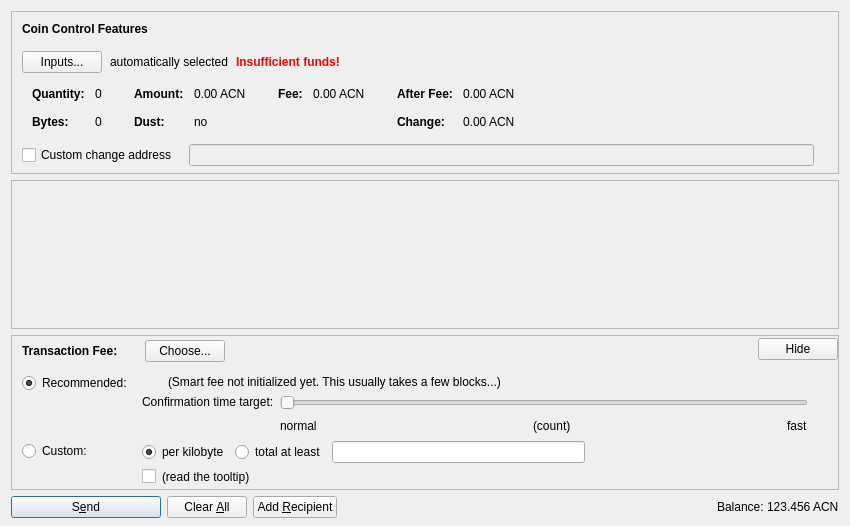
<?xml version="1.0" encoding="UTF-8"?>
<ui version="4.0">
 <class>SendCoinsDialog</class>
 <widget class="QDialog" name="SendCoinsDialog">
  <property name="geometry">
   <rect>
    <x>0</x>
    <y>0</y>
    <width>850</width>
    <height>526</height>
   </rect>
  </property>
  <property name="windowTitle">
   <string>Send Coins</string>
  </property>
  <layout class="QVBoxLayout" name="verticalLayout" stretch="0,1,0,0">
   <property name="bottomMargin">
    <number>8</number>
   </property>
   <item>
    <widget class="QFrame" name="frameCoinControl">
     <property name="sizePolicy">
      <sizepolicy hsizetype="Expanding" vsizetype="Expanding">
       <horstretch>0</horstretch>
       <verstretch>0</verstretch>
      </sizepolicy>
     </property>
     <property name="maximumSize">
      <size>
       <width>16777215</width>
       <height>16777215</height>
      </size>
     </property>
     <property name="frameShape">
      <enum>QFrame::StyledPanel</enum>
     </property>
     <property name="frameShadow">
      <enum>QFrame::Sunken</enum>
     </property>
     <layout class="QVBoxLayout" name="verticalLayoutCoinControl2">
      <property name="spacing">
       <number>0</number>
      </property>
      <property name="leftMargin">
       <number>0</number>
      </property>
      <property name="topMargin">
       <number>0</number>
      </property>
      <property name="rightMargin">
       <number>0</number>
      </property>
      <property name="bottomMargin">
       <number>6</number>
      </property>
      <item>
       <layout class="QVBoxLayout" name="verticalLayoutCoinControl" stretch="0,0,0,0,1">
        <property name="spacing">
         <number>0</number>
        </property>
        <property name="leftMargin">
         <number>10</number>
        </property>
        <property name="topMargin">
         <number>10</number>
        </property>
        <item>
         <layout class="QHBoxLayout" name="horizontalLayoutCoinControl1">
          <property name="bottomMargin">
           <number>15</number>
          </property>
          <item>
           <widget class="QLabel" name="labelCoinControlFeatures">
            <property name="sizePolicy">
             <sizepolicy hsizetype="Preferred" vsizetype="Maximum">
              <horstretch>0</horstretch>
              <verstretch>0</verstretch>
             </sizepolicy>
            </property>
            <property name="font">
             <font>
              <weight>75</weight>
              <bold>true</bold>
             </font>
            </property>
            <property name="styleSheet">
             <string notr="true">font-weight:bold;</string>
            </property>
            <property name="text">
             <string>Coin Control Features</string>
            </property>
           </widget>
          </item>
         </layout>
        </item>
        <item>
         <layout class="QHBoxLayout" name="horizontalLayoutCoinControl2" stretch="0,0,0,0">
          <property name="spacing">
           <number>8</number>
          </property>
          <property name="bottomMargin">
           <number>10</number>
          </property>
          <item>
           <widget class="QPushButton" name="pushButtonCoinControl">
            <property name="styleSheet">
             <string notr="true"/>
            </property>
            <property name="text">
             <string>Inputs...</string>
            </property>
            <property name="autoDefault">
             <bool>false</bool>
            </property>
           </widget>
          </item>
          <item>
           <widget class="QLabel" name="labelCoinControlAutomaticallySelected">
            <property name="text">
             <string>automatically selected</string>
            </property>
            <property name="margin">
             <number>5</number>
            </property>
           </widget>
          </item>
          <item>
           <widget class="QLabel" name="labelCoinControlInsuffFunds">
            <property name="font">
             <font>
              <weight>75</weight>
              <bold>true</bold>
             </font>
            </property>
            <property name="styleSheet">
             <string notr="true">color:red;font-weight:bold;</string>
            </property>
            <property name="text">
             <string>Insufficient funds!</string>
            </property>
            <property name="margin">
             <number>5</number>
            </property>
           </widget>
          </item>
          <item>
           <spacer name="horizontalSpacerCoinControl">
            <property name="orientation">
             <enum>Qt::Horizontal</enum>
            </property>
            <property name="sizeHint" stdset="0">
             <size>
              <width>40</width>
              <height>1</height>
             </size>
            </property>
           </spacer>
          </item>
         </layout>
        </item>
        <item>
         <widget class="QWidget" name="widgetCoinControl" native="true">
          <property name="sizePolicy">
           <sizepolicy hsizetype="Preferred" vsizetype="Preferred">
            <horstretch>0</horstretch>
            <verstretch>0</verstretch>
           </sizepolicy>
          </property>
          <property name="minimumSize">
           <size>
            <width>0</width>
            <height>0</height>
           </size>
          </property>
          <property name="styleSheet">
           <string notr="true"/>
          </property>
          <layout class="QHBoxLayout" name="horizontalLayoutCoinControl5">
           <property name="leftMargin">
            <number>0</number>
           </property>
           <property name="topMargin">
            <number>0</number>
           </property>
           <property name="rightMargin">
            <number>0</number>
           </property>
           <property name="bottomMargin">
            <number>0</number>
           </property>
           <item>
            <layout class="QHBoxLayout" name="horizontalLayoutCoinControl3" stretch="0,0,0,1">
             <property name="spacing">
              <number>20</number>
             </property>
             <property name="topMargin">
              <number>0</number>
             </property>
             <property name="bottomMargin">
              <number>10</number>
             </property>
             <item>
              <layout class="QFormLayout" name="formLayoutCoinControl1">
               <property name="horizontalSpacing">
                <number>10</number>
               </property>
               <property name="verticalSpacing">
                <number>14</number>
               </property>
               <property name="leftMargin">
                <number>10</number>
               </property>
               <property name="topMargin">
                <number>4</number>
               </property>
               <property name="rightMargin">
                <number>6</number>
               </property>
               <item row="0" column="0">
                <widget class="QLabel" name="labelCoinControlQuantityText">
                 <property name="font">
                  <font>
                   <weight>75</weight>
                   <bold>true</bold>
                  </font>
                 </property>
                 <property name="text">
                  <string>Quantity:</string>
                 </property>
                 <property name="margin">
                  <number>0</number>
                 </property>
                </widget>
               </item>
               <item row="0" column="1">
                <widget class="QLabel" name="labelCoinControlQuantity">
                 <property name="cursor">
                  <cursorShape>IBeamCursor</cursorShape>
                 </property>
                 <property name="contextMenuPolicy">
                  <enum>Qt::ActionsContextMenu</enum>
                 </property>
                 <property name="text">
                  <string notr="true">0</string>
                 </property>
                 <property name="margin">
                  <number>0</number>
                 </property>
                 <property name="textInteractionFlags">
                  <set>Qt::LinksAccessibleByMouse|Qt::TextSelectableByKeyboard|Qt::TextSelectableByMouse</set>
                 </property>
                </widget>
               </item>
               <item row="1" column="0">
                <widget class="QLabel" name="labelCoinControlBytesText">
                 <property name="font">
                  <font>
                   <weight>75</weight>
                   <bold>true</bold>
                  </font>
                 </property>
                 <property name="text">
                  <string>Bytes:</string>
                 </property>
                </widget>
               </item>
               <item row="1" column="1">
                <widget class="QLabel" name="labelCoinControlBytes">
                 <property name="cursor">
                  <cursorShape>IBeamCursor</cursorShape>
                 </property>
                 <property name="contextMenuPolicy">
                  <enum>Qt::ActionsContextMenu</enum>
                 </property>
                 <property name="text">
                  <string notr="true">0</string>
                 </property>
                 <property name="textInteractionFlags">
                  <set>Qt::LinksAccessibleByMouse|Qt::TextSelectableByKeyboard|Qt::TextSelectableByMouse</set>
                 </property>
                </widget>
               </item>
              </layout>
             </item>
             <item>
              <layout class="QFormLayout" name="formLayoutCoinControl2">
               <property name="horizontalSpacing">
                <number>10</number>
               </property>
               <property name="verticalSpacing">
                <number>14</number>
               </property>
               <property name="leftMargin">
                <number>6</number>
               </property>
               <property name="topMargin">
                <number>4</number>
               </property>
               <property name="rightMargin">
                <number>6</number>
               </property>
               <item row="0" column="0">
                <widget class="QLabel" name="labelCoinControlAmountText">
                 <property name="font">
                  <font>
                   <weight>75</weight>
                   <bold>true</bold>
                  </font>
                 </property>
                 <property name="text">
                  <string>Amount:</string>
                 </property>
                 <property name="margin">
                  <number>0</number>
                 </property>
                </widget>
               </item>
               <item row="0" column="1">
                <widget class="QLabel" name="labelCoinControlAmount">
                 <property name="cursor">
                  <cursorShape>IBeamCursor</cursorShape>
                 </property>
                 <property name="contextMenuPolicy">
                  <enum>Qt::ActionsContextMenu</enum>
                 </property>
                 <property name="text">
                  <string notr="true">0.00 ACN</string>
                 </property>
                 <property name="textInteractionFlags">
                  <set>Qt::LinksAccessibleByMouse|Qt::TextSelectableByKeyboard|Qt::TextSelectableByMouse</set>
                 </property>
                </widget>
               </item>
               <item row="1" column="0">
                <widget class="QLabel" name="labelCoinControlLowOutputText">
                 <property name="font">
                  <font>
                   <weight>75</weight>
                   <bold>true</bold>
                  </font>
                 </property>
                 <property name="text">
                  <string>Dust:</string>
                 </property>
                </widget>
               </item>
               <item row="1" column="1">
                <widget class="QLabel" name="labelCoinControlLowOutput">
                 <property name="cursor">
                  <cursorShape>IBeamCursor</cursorShape>
                 </property>
                 <property name="contextMenuPolicy">
                  <enum>Qt::ActionsContextMenu</enum>
                 </property>
                 <property name="text">
                  <string notr="true">no</string>
                 </property>
                 <property name="textInteractionFlags">
                  <set>Qt::LinksAccessibleByMouse|Qt::TextSelectableByKeyboard|Qt::TextSelectableByMouse</set>
                 </property>
                </widget>
               </item>
              </layout>
             </item>
             <item>
              <layout class="QFormLayout" name="formLayoutCoinControl3">
               <property name="horizontalSpacing">
                <number>10</number>
               </property>
               <property name="verticalSpacing">
                <number>14</number>
               </property>
               <property name="leftMargin">
                <number>6</number>
               </property>
               <property name="topMargin">
                <number>4</number>
               </property>
               <property name="rightMargin">
                <number>6</number>
               </property>
               <item row="0" column="0">
                <widget class="QLabel" name="labelCoinControlFeeText">
                 <property name="font">
                  <font>
                   <weight>75</weight>
                   <bold>true</bold>
                  </font>
                 </property>
                 <property name="text">
                  <string>Fee:</string>
                 </property>
                 <property name="margin">
                  <number>0</number>
                 </property>
                </widget>
               </item>
               <item row="0" column="1">
                <widget class="QLabel" name="labelCoinControlFee">
                 <property name="cursor">
                  <cursorShape>IBeamCursor</cursorShape>
                 </property>
                 <property name="contextMenuPolicy">
                  <enum>Qt::ActionsContextMenu</enum>
                 </property>
                 <property name="text">
                  <string notr="true">0.00 ACN</string>
                 </property>
                 <property name="textInteractionFlags">
                  <set>Qt::LinksAccessibleByMouse|Qt::TextSelectableByKeyboard|Qt::TextSelectableByMouse</set>
                 </property>
                </widget>
               </item>
              </layout>
             </item>
             <item>
              <layout class="QFormLayout" name="formLayoutCoinControl4">
               <property name="horizontalSpacing">
                <number>10</number>
               </property>
               <property name="verticalSpacing">
                <number>14</number>
               </property>
               <property name="leftMargin">
                <number>6</number>
               </property>
               <property name="topMargin">
                <number>4</number>
               </property>
               <property name="rightMargin">
                <number>6</number>
               </property>
               <item row="0" column="0">
                <widget class="QLabel" name="labelCoinControlAfterFeeText">
                 <property name="font">
                  <font>
                   <weight>75</weight>
                   <bold>true</bold>
                  </font>
                 </property>
                 <property name="text">
                  <string>After Fee:</string>
                 </property>
                 <property name="margin">
                  <number>0</number>
                 </property>
                </widget>
               </item>
               <item row="0" column="1">
                <widget class="QLabel" name="labelCoinControlAfterFee">
                 <property name="cursor">
                  <cursorShape>IBeamCursor</cursorShape>
                 </property>
                 <property name="contextMenuPolicy">
                  <enum>Qt::ActionsContextMenu</enum>
                 </property>
                 <property name="text">
                  <string notr="true">0.00 ACN</string>
                 </property>
                 <property name="textInteractionFlags">
                  <set>Qt::LinksAccessibleByMouse|Qt::TextSelectableByKeyboard|Qt::TextSelectableByMouse</set>
                 </property>
                </widget>
               </item>
               <item row="1" column="0">
                <widget class="QLabel" name="labelCoinControlChangeText">
                 <property name="font">
                  <font>
                   <weight>75</weight>
                   <bold>true</bold>
                  </font>
                 </property>
                 <property name="text">
                  <string>Change:</string>
                 </property>
                </widget>
               </item>
               <item row="1" column="1">
                <widget class="QLabel" name="labelCoinControlChange">
                 <property name="cursor">
                  <cursorShape>IBeamCursor</cursorShape>
                 </property>
                 <property name="contextMenuPolicy">
                  <enum>Qt::ActionsContextMenu</enum>
                 </property>
                 <property name="text">
                  <string notr="true">0.00 ACN</string>
                 </property>
                 <property name="textInteractionFlags">
                  <set>Qt::LinksAccessibleByMouse|Qt::TextSelectableByKeyboard|Qt::TextSelectableByMouse</set>
                 </property>
                </widget>
               </item>
              </layout>
             </item>
            </layout>
           </item>
          </layout>
         </widget>
        </item>
        <item>
         <layout class="QHBoxLayout" name="horizontalLayoutCoinControl4" stretch="0,0,0">
          <property name="spacing">
           <number>12</number>
          </property>
          <property name="sizeConstraint">
           <enum>QLayout::SetDefaultConstraint</enum>
          </property>
          <property name="topMargin">
           <number>5</number>
          </property>
          <property name="rightMargin">
           <number>5</number>
          </property>
          <item>
           <widget class="QCheckBox" name="checkBoxCoinControlChange">
            <property name="toolTip">
             <string>If this is activated, but the change address is empty or invalid, change will be sent to a newly generated address.</string>
            </property>
            <property name="text">
             <string>Custom change address</string>
            </property>
           </widget>
          </item>
          <item>
           <widget class="QValidatedLineEdit" name="lineEditCoinControlChange">
            <property name="enabled">
             <bool>false</bool>
            </property>
            <property name="sizePolicy">
             <sizepolicy hsizetype="Expanding" vsizetype="Fixed">
              <horstretch>0</horstretch>
              <verstretch>0</verstretch>
             </sizepolicy>
            </property>
           </widget>
          </item>
          <item>
           <widget class="QLabel" name="labelCoinControlChangeLabel">
            <property name="sizePolicy">
             <sizepolicy hsizetype="Preferred" vsizetype="Expanding">
              <horstretch>0</horstretch>
              <verstretch>0</verstretch>
             </sizepolicy>
            </property>
            <property name="minimumSize">
             <size>
              <width>0</width>
              <height>0</height>
             </size>
            </property>
            <property name="text">
             <string/>
            </property>
            <property name="margin">
             <number>3</number>
            </property>
           </widget>
          </item>
         </layout>
        </item>
        <item>
         <spacer name="verticalSpacerCoinControl">
          <property name="orientation">
           <enum>Qt::Vertical</enum>
          </property>
          <property name="sizeHint" stdset="0">
           <size>
            <width>800</width>
            <height>1</height>
           </size>
          </property>
         </spacer>
        </item>
       </layout>
      </item>
     </layout>
    </widget>
   </item>
   <item>
    <widget class="QScrollArea" name="scrollArea">
     <property name="widgetResizable">
      <bool>true</bool>
     </property>
     <widget class="QWidget" name="scrollAreaWidgetContents">
      <property name="geometry">
       <rect>
        <x>0</x>
        <y>0</y>
        <width>830</width>
        <height>104</height>
       </rect>
      </property>
      <layout class="QVBoxLayout" name="verticalLayout_2" stretch="0,1">
       <property name="leftMargin">
        <number>0</number>
       </property>
       <property name="topMargin">
        <number>0</number>
       </property>
       <property name="rightMargin">
        <number>0</number>
       </property>
       <property name="bottomMargin">
        <number>0</number>
       </property>
       <item>
        <layout class="QVBoxLayout" name="entries">
         <property name="spacing">
          <number>6</number>
         </property>
        </layout>
       </item>
       <item>
        <spacer name="verticalSpacer">
         <property name="orientation">
          <enum>Qt::Vertical</enum>
         </property>
         <property name="sizeHint" stdset="0">
          <size>
           <width>20</width>
           <height>40</height>
          </size>
         </property>
        </spacer>
       </item>
      </layout>
     </widget>
    </widget>
   </item>
   <item>
    <widget class="QFrame" name="frameFee">
     <property name="sizePolicy">
      <sizepolicy hsizetype="Expanding" vsizetype="Expanding">
       <horstretch>0</horstretch>
       <verstretch>0</verstretch>
      </sizepolicy>
     </property>
     <property name="maximumSize">
      <size>
       <width>16777215</width>
       <height>16777215</height>
      </size>
     </property>
     <property name="frameShape">
      <enum>QFrame::StyledPanel</enum>
     </property>
     <property name="frameShadow">
      <enum>QFrame::Sunken</enum>
     </property>
     <layout class="QVBoxLayout" name="verticalLayoutFee1">
      <property name="spacing">
       <number>0</number>
      </property>
      <property name="leftMargin">
       <number>0</number>
      </property>
      <property name="topMargin">
       <number>0</number>
      </property>
      <property name="rightMargin">
       <number>0</number>
      </property>
      <property name="bottomMargin">
       <number>0</number>
      </property>
      <item>
       <layout class="QVBoxLayout" name="verticalLayoutFee2" stretch="0,0,0">
        <property name="spacing">
         <number>0</number>
        </property>
        <property name="leftMargin">
         <number>10</number>
        </property>
        <property name="topMargin">
         <number>0</number>
        </property>
        <item>
         <layout class="QHBoxLayout" name="horizontalLayoutFee1">
          <property name="bottomMargin">
           <number>0</number>
          </property>
          <item>
           <layout class="QVBoxLayout" name="verticalLayoutFee7">
            <property name="spacing">
             <number>0</number>
            </property>
            <item>
             <spacer name="verticalSpacerSmartFee">
              <property name="orientation">
               <enum>Qt::Vertical</enum>
              </property>
              <property name="sizeType">
               <enum>QSizePolicy::Fixed</enum>
              </property>
              <property name="sizeHint" stdset="0">
               <size>
                <width>1</width>
                <height>4</height>
               </size>
              </property>
             </spacer>
            </item>
            <item>
             <layout class="QHBoxLayout" name="horizontalLayoutSmartFee">
              <property name="spacing">
               <number>10</number>
              </property>
              <item>
               <widget class="QLabel" name="labelFeeHeadline">
                <property name="sizePolicy">
                 <sizepolicy hsizetype="Preferred" vsizetype="Maximum">
                  <horstretch>0</horstretch>
                  <verstretch>0</verstretch>
                 </sizepolicy>
                </property>
                <property name="font">
                 <font>
                  <weight>75</weight>
                  <bold>true</bold>
                 </font>
                </property>
                <property name="styleSheet">
                 <string notr="true">font-weight:bold;</string>
                </property>
                <property name="text">
                 <string>Transaction Fee:</string>
                </property>
               </widget>
              </item>
              <item>
               <widget class="QLabel" name="labelFeeMinimized">
                <property name="text">
                 <string/>
                </property>
               </widget>
              </item>
              <item>
               <widget class="QPushButton" name="buttonChooseFee">
                <property name="text">
                 <string>Choose...</string>
                </property>
               </widget>
              </item>
             </layout>
            </item>
            <item>
             <spacer name="verticalSpacer_5">
              <property name="orientation">
               <enum>Qt::Vertical</enum>
              </property>
              <property name="sizeHint" stdset="0">
               <size>
                <width>1</width>
                <height>1</height>
               </size>
              </property>
             </spacer>
            </item>
           </layout>
          </item>
          <item>
           <spacer name="horizontalSpacer_4">
            <property name="orientation">
             <enum>Qt::Horizontal</enum>
            </property>
            <property name="sizeHint" stdset="0">
             <size>
              <width>40</width>
              <height>20</height>
             </size>
            </property>
           </spacer>
          </item>
          <item>
           <widget class="QPushButton" name="buttonMinimizeFee">
            <property name="toolTip">
             <string>collapse fee-settings</string>
            </property>
            <property name="text">
             <string>Hide</string>
            </property>
           </widget>
          </item>
         </layout>
        </item>
        <item>
         <widget class="QFrame" name="frameFeeSelection">
          <layout class="QVBoxLayout" name="verticalLayoutFee12">
           <property name="spacing">
            <number>0</number>
           </property>
           <property name="leftMargin">
            <number>0</number>
           </property>
           <property name="topMargin">
            <number>0</number>
           </property>
           <property name="rightMargin">
            <number>0</number>
           </property>
           <property name="bottomMargin">
            <number>0</number>
           </property>
           <item>
            <layout class="QGridLayout" name="gridLayoutFee">
             <property name="topMargin">
              <number>10</number>
             </property>
             <property name="bottomMargin">
              <number>4</number>
             </property>
             <property name="horizontalSpacing">
              <number>10</number>
             </property>
             <property name="verticalSpacing">
              <number>4</number>
             </property>
             <item row="1" column="1">
              <layout class="QVBoxLayout" name="verticalLayoutFee8">
               <property name="spacing">
                <number>6</number>
               </property>
               <item>
                <layout class="QHBoxLayout" name="horizontalLayoutFee13">
                 <item>
                  <widget class="QRadioButton" name="radioCustomPerKilobyte">
                   <property name="toolTip">
                    <string>If the custom fee is set to 1000 satoshis and the transaction is only 250 bytes, then &quot;per kilobyte&quot; only pays 250 satoshis in fee, while &quot;total at least&quot; pays 1000 satoshis. For transactions bigger than a kilobyte both pay by kilobyte.</string>
                   </property>
                   <property name="text">
                    <string>per kilobyte</string>
                   </property>
                   <property name="checked">
                    <bool>true</bool>
                   </property>
                   <attribute name="buttonGroup">
                    <string notr="true">groupCustomFee</string>
                   </attribute>
                  </widget>
                 </item>
                 <item>
                  <widget class="QRadioButton" name="radioCustomAtLeast">
                   <property name="toolTip">
                    <string>If the custom fee is set to 1000 satoshis and the transaction is only 250 bytes, then &quot;per kilobyte&quot; only pays 250 satoshis in fee, while &quot;total at least&quot; pays 1000 satoshis. For transactions bigger than a kilobyte both pay by kilobyte.</string>
                   </property>
                   <property name="text">
                    <string>total at least</string>
                   </property>
                   <attribute name="buttonGroup">
                    <string notr="true">groupCustomFee</string>
                   </attribute>
                  </widget>
                 </item>
                 <item>
                  <widget class="BitcoinAmountField" name="customFee"/>
                 </item>
                 <item>
                  <spacer name="horizontalSpacer_6">
                   <property name="orientation">
                    <enum>Qt::Horizontal</enum>
                   </property>
                   <property name="sizeHint" stdset="0">
                    <size>
                     <width>1</width>
                     <height>1</height>
                    </size>
                   </property>
                  </spacer>
                 </item>
                </layout>
               </item>
               <item>
                <layout class="QHBoxLayout" name="horizontalLayoutFee8">
                 <item>
                  <widget class="QCheckBox" name="checkBoxMinimumFee">
                   <property name="toolTip">
                    <string>Paying only the minimum fee is just fine as long as there is less transaction volume than space in the blocks. But be aware that this can end up in a never confirming transaction once there is more demand for acnetwork transactions than the network can process.</string>
                   </property>
                   <property name="text">
                    <string/>
                   </property>
                  </widget>
                 </item>
                 <item>
                  <widget class="QLabel" name="labelMinFeeWarning">
                   <property name="enabled">
                    <bool>true</bool>
                   </property>
                   <property name="toolTip">
                    <string>Paying only the minimum fee is just fine as long as there is less transaction volume than space in the blocks. But be aware that this can end up in a never confirming transaction once there is more demand for acnetwork transactions than the network can process.</string>
                   </property>
                   <property name="text">
                    <string>(read the tooltip)</string>
                   </property>
                   <property name="margin">
                    <number>5</number>
                   </property>
                  </widget>
                 </item>
                 <item>
                  <spacer name="horizontalSpacer_2">
                   <property name="orientation">
                    <enum>Qt::Horizontal</enum>
                   </property>
                   <property name="sizeHint" stdset="0">
                    <size>
                     <width>1</width>
                     <height>1</height>
                    </size>
                   </property>
                  </spacer>
                 </item>
                </layout>
               </item>
              </layout>
             </item>
             <item row="0" column="0">
              <layout class="QVBoxLayout" name="verticalLayoutFee4" stretch="0,1">
               <item>
                <widget class="QRadioButton" name="radioSmartFee">
                 <property name="text">
                  <string>Recommended:</string>
                 </property>
                 <property name="checked">
                  <bool>true</bool>
                 </property>
                 <attribute name="buttonGroup">
                  <string notr="true">groupFee</string>
                 </attribute>
                </widget>
               </item>
               <item>
                <spacer name="verticalSpacer_2">
                 <property name="orientation">
                  <enum>Qt::Vertical</enum>
                 </property>
                 <property name="sizeHint" stdset="0">
                  <size>
                   <width>1</width>
                   <height>1</height>
                  </size>
                 </property>
                </spacer>
               </item>
              </layout>
             </item>
             <item row="1" column="0">
              <layout class="QVBoxLayout" name="verticalLayoutFee9" stretch="0,1">
               <item>
                <widget class="QRadioButton" name="radioCustomFee">
                 <property name="text">
                  <string>Custom:</string>
                 </property>
                 <attribute name="buttonGroup">
                  <string notr="true">groupFee</string>
                 </attribute>
                </widget>
               </item>
               <item>
                <spacer name="verticalSpacer_6">
                 <property name="orientation">
                  <enum>Qt::Vertical</enum>
                 </property>
                 <property name="sizeHint" stdset="0">
                  <size>
                   <width>1</width>
                   <height>1</height>
                  </size>
                 </property>
                </spacer>
               </item>
              </layout>
             </item>
             <item row="0" column="1">
              <layout class="QVBoxLayout" name="verticalLayoutFee3" stretch="0,0,1">
               <property name="spacing">
                <number>6</number>
               </property>
               <property name="topMargin">
                <number>2</number>
               </property>
               <item>
                <layout class="QHBoxLayout" name="horizontalLayoutFee12">
                 <item>
                  <widget class="QLabel" name="labelSmartFee">
                   <property name="text">
                    <string/>
                   </property>
                   <property name="margin">
                    <number>2</number>
                   </property>
                  </widget>
                 </item>
                 <item>
                  <widget class="QLabel" name="labelFeeEstimation">
                   <property name="text">
                    <string/>
                   </property>
                  </widget>
                 </item>
                 <item>
                  <widget class="QLabel" name="labelSmartFee2">
                   <property name="text">
                    <string>(Smart fee not initialized yet. This usually takes a few blocks...)</string>
                   </property>
                   <property name="margin">
                    <number>2</number>
                   </property>
                  </widget>
                 </item>
                 <item>
                  <spacer name="horizontalSpacer_5">
                   <property name="orientation">
                    <enum>Qt::Horizontal</enum>
                   </property>
                   <property name="sizeHint" stdset="0">
                    <size>
                     <width>1</width>
                     <height>1</height>
                    </size>
                   </property>
                  </spacer>
                 </item>
                </layout>
               </item>
               <item>
                <layout class="QHBoxLayout" name="horizontalLayoutFee9">
                 <item>
                  <layout class="QVBoxLayout" name="verticalLayoutFee6">
                   <item>
                    <widget class="QLabel" name="labelSmartFee3">
                     <property name="text">
                      <string>Confirmation time target:</string>
                     </property>
                     <property name="margin">
                      <number>2</number>
                     </property>
                    </widget>
                   </item>
                   <item>
                    <spacer name="verticalSpacer_3">
                     <property name="orientation">
                      <enum>Qt::Vertical</enum>
                     </property>
                     <property name="sizeHint" stdset="0">
                      <size>
                       <width>1</width>
                       <height>1</height>
                      </size>
                     </property>
                    </spacer>
                   </item>
                  </layout>
                 </item>
                 <item>
                  <layout class="QVBoxLayout" name="verticalLayoutFee5">
                   <property name="rightMargin">
                    <number>30</number>
                   </property>
                   <item>
                    <widget class="QSlider" name="sliderSmartFee">
                     <property name="minimum">
                      <number>0</number>
                     </property>
                     <property name="maximum">
                      <number>23</number>
                     </property>
                     <property name="pageStep">
                      <number>1</number>
                     </property>
                     <property name="value">
                      <number>0</number>
                     </property>
                     <property name="orientation">
                      <enum>Qt::Horizontal</enum>
                     </property>
                     <property name="invertedAppearance">
                      <bool>false</bool>
                     </property>
                     <property name="invertedControls">
                      <bool>false</bool>
                     </property>
                     <property name="tickPosition">
                      <enum>QSlider::NoTicks</enum>
                     </property>
                    </widget>
                   </item>
                   <item>
                    <layout class="QHBoxLayout" name="horizontalLayoutFee10">
                     <item>
                      <widget class="QLabel" name="labelSmartFeeNormal">
                       <property name="text">
                        <string>normal</string>
                       </property>
                      </widget>
                     </item>
                     <item>
                      <spacer name="horizontalSpacer_7">
                       <property name="orientation">
                        <enum>Qt::Horizontal</enum>
                       </property>
                       <property name="sizeHint" stdset="0">
                        <size>
                         <width>40</width>
                         <height>20</height>
                        </size>
                       </property>
                      </spacer>
                     </item>
                     <item>
                      <widget class="QLabel" name="confirmationTargetLabel">
                       <property name="text">
                        <string notr="true">(count)</string>
                       </property>
                      </widget>
                     </item>
                     <item>
                      <spacer name="horizontalSpacer_3">
                       <property name="orientation">
                        <enum>Qt::Horizontal</enum>
                       </property>
                       <property name="sizeHint" stdset="0">
                        <size>
                         <width>40</width>
                         <height>20</height>
                        </size>
                       </property>
                      </spacer>
                     </item>
                     <item>
                      <widget class="QLabel" name="labelSmartFeeFast">
                       <property name="text">
                        <string>fast</string>
                       </property>
                      </widget>
                     </item>
                    </layout>
                   </item>
                  </layout>
                 </item>
                </layout>
               </item>
               <item>
                <spacer name="verticalSpacer_4">
                 <property name="orientation">
                  <enum>Qt::Vertical</enum>
                 </property>
                 <property name="sizeHint" stdset="0">
                  <size>
                   <width>1</width>
                   <height>1</height>
                  </size>
                 </property>
                </spacer>
               </item>
              </layout>
             </item>
            </layout>
           </item>
          </layout>
         </widget>
        </item>
        <item>
         <spacer name="verticalSpacerFee">
          <property name="orientation">
           <enum>Qt::Vertical</enum>
          </property>
          <property name="sizeHint" stdset="0">
           <size>
            <width>800</width>
            <height>1</height>
           </size>
          </property>
         </spacer>
        </item>
       </layout>
      </item>
     </layout>
    </widget>
   </item>
   <item>
    <layout class="QHBoxLayout" name="horizontalLayout">
     <item>
      <widget class="QPushButton" name="sendButton">
       <property name="minimumSize">
        <size>
         <width>150</width>
         <height>0</height>
        </size>
       </property>
       <property name="toolTip">
        <string>Confirm the send action</string>
       </property>
       <property name="text">
        <string>S&amp;end</string>
       </property>
       <property name="icon">
        <iconset resource="../bitcoin.qrc">
         <normaloff>:/icons/send</normaloff>:/icons/send</iconset>
       </property>
       <property name="autoDefault">
        <bool>false</bool>
       </property>
       <property name="default">
        <bool>true</bool>
       </property>
      </widget>
     </item>
     <item>
      <widget class="QPushButton" name="clearButton">
       <property name="sizePolicy">
        <sizepolicy hsizetype="Minimum" vsizetype="Fixed">
         <horstretch>0</horstretch>
         <verstretch>0</verstretch>
        </sizepolicy>
       </property>
       <property name="toolTip">
        <string>Clear all fields of the form.</string>
       </property>
       <property name="text">
        <string>Clear &amp;All</string>
       </property>
       <property name="icon">
        <iconset resource="../bitcoin.qrc">
         <normaloff>:/icons/remove</normaloff>:/icons/remove</iconset>
       </property>
       <property name="autoDefault">
        <bool>false</bool>
       </property>
      </widget>
     </item>
     <item>
      <widget class="QPushButton" name="addButton">
       <property name="toolTip">
        <string>Send to multiple recipients at once</string>
       </property>
       <property name="text">
        <string>Add &amp;Recipient</string>
       </property>
       <property name="icon">
        <iconset resource="../bitcoin.qrc">
         <normaloff>:/icons/add</normaloff>:/icons/add</iconset>
       </property>
       <property name="autoDefault">
        <bool>false</bool>
       </property>
      </widget>
     </item>
     <item>
      <spacer name="horizontalSpacer">
       <property name="orientation">
        <enum>Qt::Horizontal</enum>
       </property>
       <property name="sizeHint" stdset="0">
        <size>
         <width>40</width>
         <height>20</height>
        </size>
       </property>
      </spacer>
     </item>
     <item>
      <layout class="QHBoxLayout" name="horizontalLayout_2">
       <property name="spacing">
        <number>3</number>
       </property>
       <item>
        <widget class="QLabel" name="label">
         <property name="sizePolicy">
          <sizepolicy hsizetype="Preferred" vsizetype="Fixed">
           <horstretch>0</horstretch>
           <verstretch>0</verstretch>
          </sizepolicy>
         </property>
         <property name="text">
          <string>Balance:</string>
         </property>
        </widget>
       </item>
       <item>
        <widget class="QLabel" name="labelBalance">
         <property name="sizePolicy">
          <sizepolicy hsizetype="Preferred" vsizetype="Fixed">
           <horstretch>0</horstretch>
           <verstretch>0</verstretch>
          </sizepolicy>
         </property>
         <property name="cursor">
          <cursorShape>IBeamCursor</cursorShape>
         </property>
         <property name="text">
          <string notr="true">123.456 ACN</string>
         </property>
         <property name="textInteractionFlags">
          <set>Qt::LinksAccessibleByMouse|Qt::TextSelectableByKeyboard|Qt::TextSelectableByMouse</set>
         </property>
        </widget>
       </item>
      </layout>
     </item>
    </layout>
   </item>
  </layout>
 </widget>
 <customwidgets>
  <customwidget>
   <class>QValidatedLineEdit</class>
   <extends>QLineEdit</extends>
   <header>qvalidatedlineedit.h</header>
  </customwidget>
  <customwidget>
   <class>BitcoinAmountField</class>
   <extends>QLineEdit</extends>
   <header>bitcoinamountfield.h</header>
   <container>1</container>
  </customwidget>
 </customwidgets>
 <resources>
  <include location="../bitcoin.qrc"/>
 </resources>
 <connections/>
 <buttongroups>
  <buttongroup name="groupFee"/>
  <buttongroup name="groupCustomFee"/>
 </buttongroups>
</ui>
